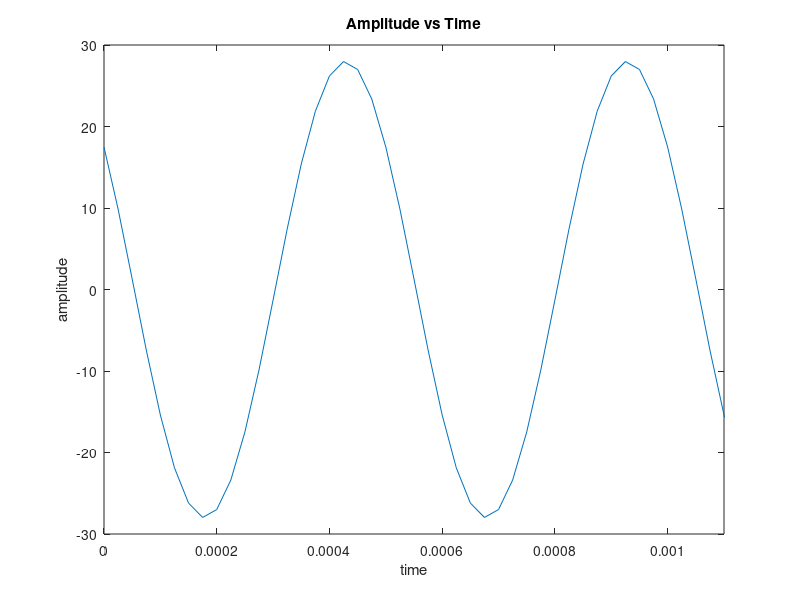

MATLAB code for this plot:
clc
clear all 
close all

% Group 8
Z = 8;
f = Z * 250;
fs = 20 * f;

t = 0: 1/fs: 1; 
x = (Z+20) * sin(2*pi * (Z*250*t + pi/Z));


plot(t, x)
title('Amplitude vs Time')
xlabel('time')
ylabel('amplitude')
xlim([0 0.0011])